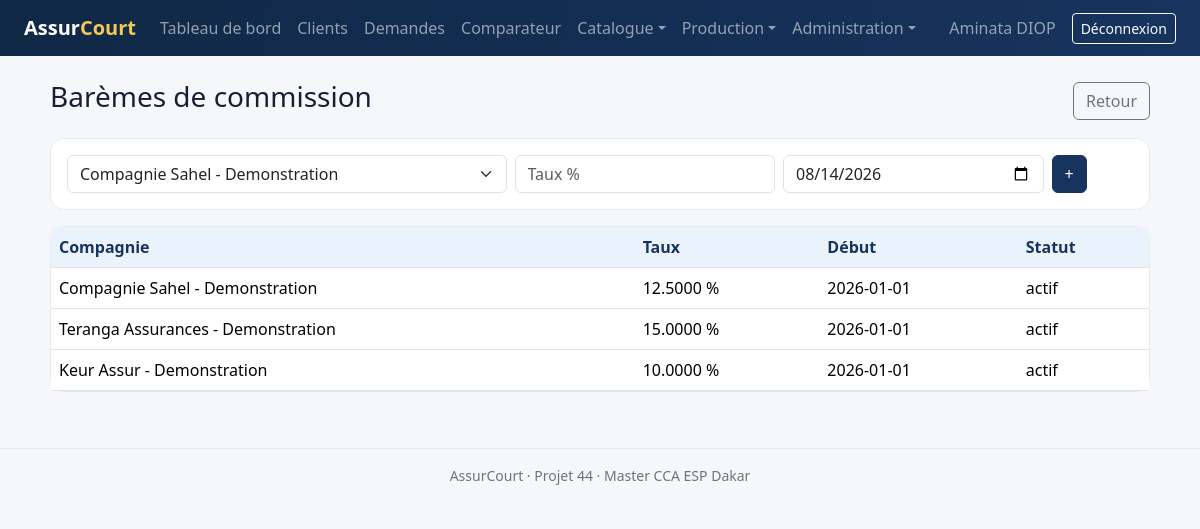
Screenshot of /public/commissions/baremes.php (signed in) with the database file from the repository.
### tables this page shows
CREATE TABLE baremes_commission (
    id BIGINT UNSIGNED AUTO_INCREMENT PRIMARY KEY,
    compagnie_id BIGINT UNSIGNED NOT NULL,
    produit_id BIGINT UNSIGNED NULL,
    type_calcul ENUM('pourcentage','montant_fixe') NOT NULL,
    taux DECIMAL(7,4) NULL,
    montant_fixe DECIMAL(15,2) NULL,
    date_debut DATE NOT NULL,
    date_fin DATE NULL,
    statut ENUM('actif','inactif') NOT NULL DEFAULT 'actif',
    CONSTRAINT fk_bareme_compagnie FOREIGN KEY (compagnie_id) REFERENCES compagnies(id),
    CONSTRAINT fk_bareme_produit FOREIGN KEY (produit_id) REFERENCES produits_assurance(id) ON DELETE CASCADE
);

CREATE TABLE compagnies (
    id BIGINT UNSIGNED AUTO_INCREMENT PRIMARY KEY,
    code VARCHAR(20) NOT NULL UNIQUE,
    raison_sociale VARCHAR(190) NOT NULL,
    email VARCHAR(190) NULL,
    telephone VARCHAR(30) NULL,
    adresse VARCHAR(255) NULL,
    contact_commercial VARCHAR(190) NULL,
    statut ENUM('active','inactive') NOT NULL DEFAULT 'active',
    date_partenariat DATE NULL,
    created_at TIMESTAMP NOT NULL DEFAULT CURRENT_TIMESTAMP
);

### includes/helpers.php (called while the page is built, shortened)
<?php
function e(?string $value): string
{
    return htmlspecialchars($value ?? '', ENT_QUOTES | ENT_SUBSTITUTE, 'UTF-8');
}

### public/commissions/baremes.php (the view)
<?php
require_once __DIR__.'/../../includes/bootstrap.php';require_roles(['ADMIN']);$db=Database::connection();if($_SERVER['REQUEST_METHOD']==='POST'){verify_csrf();$db->prepare("INSERT INTO baremes_commission(compagnie_id,produit_id,type_calcul,taux,montant_fixe,date_debut,statut) VALUES(?,NULL,'pourcentage',?,NULL,?,'actif')")->execute([(int)$_POST['compagnie_id'],(float)$_POST['taux'],$_POST['date_debut']]);audit('CREATION','bareme_commission',(int)$db->lastInsertId());redirect('commissions/baremes.php');}$companies=$db->query("SELECT id,raison_sociale FROM compagnies WHERE statut='active' ORDER BY raison_sociale")->fetchAll();$rows=$db->query("SELECT b.*,c.raison_sociale FROM baremes_commission b JOIN compagnies c ON c.id=b.compagnie_id ORDER BY b.date_debut DESC")->fetchAll();$title='Barèmes';require __DIR__.'/../../includes/header.php';?>
<div class="form-shell wide"><div class="page-heading"><h1 class="h3">Barèmes de commission</h1><a class="btn btn-outline-secondary" href="index.php">Retour</a></div><form method="post" class="card card-body mb-3"><?= csrf_field() ?><div class="row g-2"><div class="col-md-5"><select name="compagnie_id" class="form-select" required><?php foreach($companies as $c): ?><option value="<?= $c['id'] ?>"><?= e($c['raison_sociale']) ?></option><?php endforeach ?></select></div><div class="col-md-3"><input type="number" step=".01" min="0" name="taux" class="form-control" placeholder="Taux %" required></div><div class="col-md-3"><input type="date" name="date_debut" class="form-control" value="<?= date('Y-m-d') ?>" required></div><div class="col-md-1"><button class="btn btn-primary">+</button></div></div></form><div class="card"><table class="table mb-0"><thead><tr><th>Compagnie</th><th>Taux</th><th>Début</th><th>Statut</th></tr></thead><tbody><?php foreach($rows as $r): ?><tr><td><?= e($r['raison_sociale']) ?></td><td><?= e((string)$r['taux']) ?> %</td><td><?= e($r['date_debut']) ?></td><td><?= e($r['statut']) ?></td></tr><?php endforeach ?></tbody></table></div></div><?php require __DIR__.'/../../includes/footer.php'; ?>

### public/assets/css/app.css (style rules this page uses)
:root { --navy:#17345f;--blue:#2f6fae;--pale:#eaf2fb;--gold:#d4a72c;--ink:#172033 }
body { background:#f5f7fa;color:var(--ink);font-family:system-ui,-apple-system,"Segoe UI",sans-serif }
.card { border:1px solid #e5eaf0;border-radius:14px }
.btn-primary { background:var(--navy);border-color:var(--navy) }
.table thead th { background:var(--pale);color:var(--navy);white-space:nowrap }
.page-heading { display:flex;justify-content:space-between;align-items:center;gap:1rem;margin-bottom:1rem }
.form-shell { max-width:900px;margin:auto }
.form-shell.wide { max-width:1100px }

### rows the page displays
baremes_commission: compagnie.raison_sociale "Compagnie Sahel - Demonstration", taux "12.5000", date_debut "2026-01-01", statut "actif"
baremes_commission: compagnie.raison_sociale "Teranga Assurances - Demonstration", taux "15.0000", date_debut "2026-01-01", statut "actif"
baremes_commission: compagnie.raison_sociale "Keur Assur - Demonstration", taux "10.0000", date_debut "2026-01-01", statut "actif"

### other values shown
$_SESSION['user']['prenom'].' '.$_SESSION['user']['nom'] "Aminata DIOP"
form field compagnie_id "Compagnie Sahel - Demonstration"
